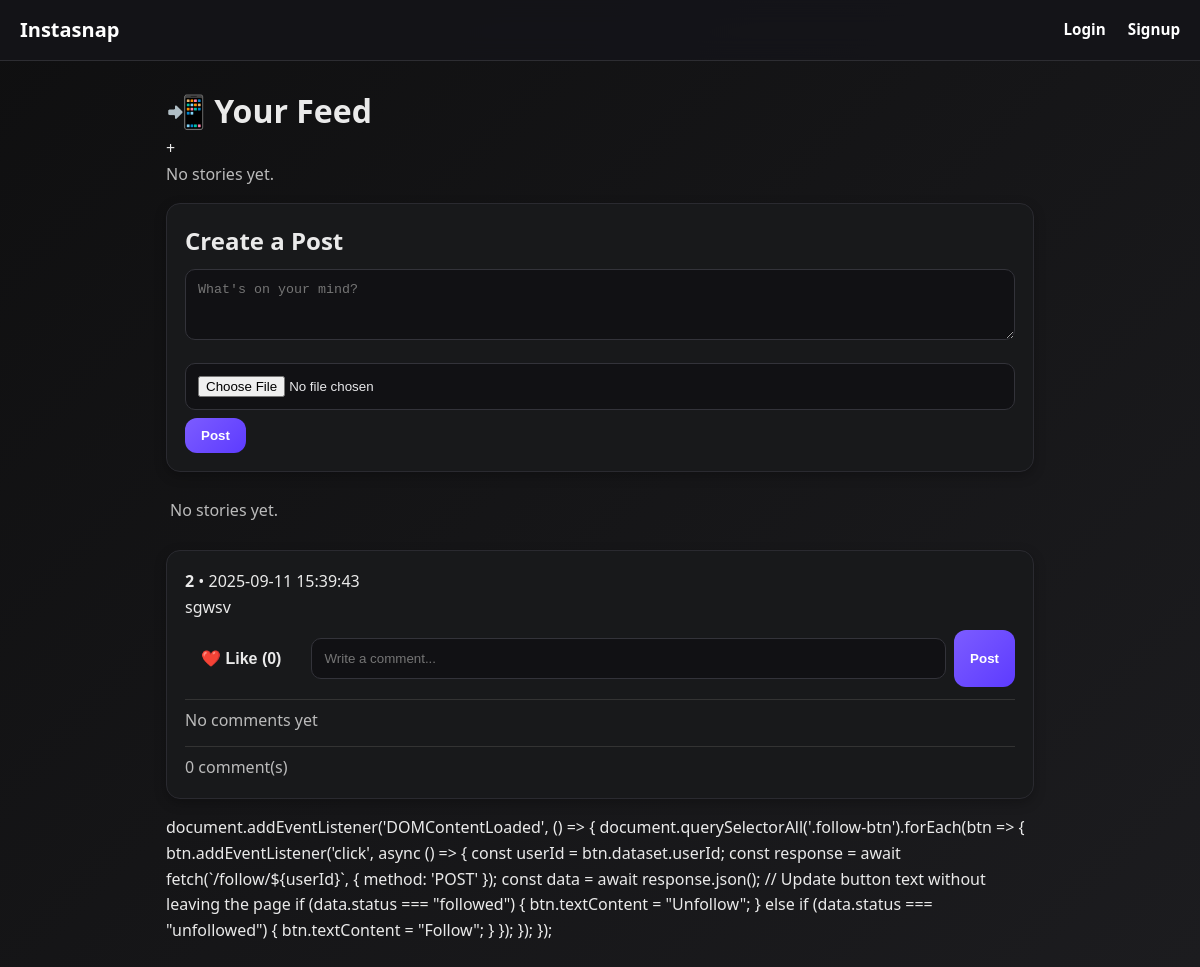
The app's page /u/2 with its own data.
### tables this page shows
CREATE TABLE posts (
            id INTEGER PRIMARY KEY AUTOINCREMENT,
            user_id INTEGER NOT NULL,
            caption TEXT,
            media_url TEXT,
            media_type TEXT CHECK(media_type IN ('image','video')),
            created_at TIMESTAMP DEFAULT CURRENT_TIMESTAMP,
            FOREIGN KEY (user_id) REFERENCES users(id) ON DELETE CASCADE
        );

### app.py (the view)
@app.route("/u/<username>")
def profile(username):
    conn = get_db()
    u = conn.execute(
        "SELECT id, username, avatar_url, bio, created_at FROM users WHERE username=?",
        (username,),
    ).fetchone()
    if not u:
        conn.close()
        return "User not found", 404
    posts = conn.execute("""
        SELECT p.id, p.user_id, p.caption, p.media_url, p.media_type, p.created_at,
               COALESCE(usr.username, 'Anonymous') as username,
               (SELECT COUNT(*) FROM likes WHERE post_id = p.id) as like_count,
               (SELECT COUNT(*) FROM comments WHERE post_id = p.id) as comment_count,
               EXISTS(SELECT 1 FROM likes WHERE post_id = p.id AND user_id = ?) as liked_by_me
        FROM posts p
        JOIN users usr ON usr.id = p.user_id
        WHERE p.user_id = ?
        ORDER BY p.created_at DESC
    """, (session.get("user_id"), u["id"])).fetchall()
    conn.close()
    posts = [dict(r) for r in posts]
    return render_template("feed.html", posts=posts, stories=[], username=username or "Anonymous")

### app.py (called while the page is built)
def get_db():
    conn = sqlite3.connect(DB)
    conn.row_factory = sqlite3.Row
    return conn

### templates/feed.html (shortened to what this page needs)
{% extends "base.html" %} {% block title %}Feed - Instasnap{% endblock %} {%
block content %}
<div class="feed-container">
  <h1 class="page-title">📲 Your Feed</h1>
  <div class="story-bar">
    <div class="story-circle add-story">
      <form
        action="{{ url_for('create_story') }}"
        method="POST"
        enctype="multipart/form-data"
        id="storyForm"
      >
        <label for="storyInput">+</label>
      </form>
    </div>
    {% if stories %}
      {% for story in stories %}
      <div class="story-circle" onclick="openStory('{{ story.media_url }}', '{{ story.media_type }}')">
        <img src="{{ story.avatar_url or '/static/default-avatar.png' }}" alt="{{ story.username }}" />
        <span>{{ story.username }}</span>
      </div>
      {% endfor %}
    {% else %}
      <p class="muted">No stories yet.</p>
    {% endif %}
  </div>
</div>
  <div class="card create-post">
    <h2 class="section-title">Create a Post</h2>
    <form
      action="{{ url_for('feed') }}"
      method="POST"
      enctype="multipart/form-data"
    >
      <textarea
        name="caption"
        rows="3"
        placeholder="What's on your mind?"
        required
        class="input"
      ></textarea>
      <input type="file" name="media" class="input" />
      <button type="submit" class="btn btn-primary">Post</button>
    </form>
  </div>
  <div class="stories">
    {% if stories %} {% for story in stories %}
    <div class="card story">
      <div class="meta">
        <strong>{{ story.username or "Anonymous" }}</strong> • {{
        story.created_at }}
      </div>
      {% if story.media_type == "image" %}
      <img src="{{ story.media_url }}" alt="Story media" class="story-media" />
      {% elif story.media_type == "video" %}
      <video controls class="story-media">
        <source src="{{ story.media_url }}" type="video/mp4" />
        Your browser does not support the video tag.
      </video>
      {% endif %}
    </div>
    {% endfor %} {% else %}
    <p class="muted">No stories yet.</p>
    {% endif %}
  </div>
  <div class="posts">
    {% if posts %} {% for post in posts %}
    <div class="card post" data-post-id="{{ post.id }}">
      <div class="meta">
        <strong>{{ post.username or "Anonymous" }}</strong>
         • {{ post.created_at }}
      </div>
      <div class="content">{{ post.caption }}</div>
      <div class="post-actions">
        <form
          class="like-form"
          action="{{ url_for('toggle_like', post_id=post.id) }}"
          method="POST"
          style="display: inline"
        >
          <button
            type="submit"
            class="like-btn {% if post.liked_by_me %}liked{% endif %}"
          >
            ❤️ Like (<span class="like-count">{{ post.like_count }}</span>)
          </button>
        </form>
        <form
          class="comment-form"
          action="{{ url_for('add_comment', post_id=post.id) }}"
          method="POST"
          style="flex: 1; display: flex; gap: 8px"
        >
          <input
            type="text"
            name="content"
            placeholder="Write a comment..."
            required
          />
          <button type="submit">Post</button>
        </form>
      </div>
      <div class="comments" id="comments-{{ post.id }}">
        {% if post.comments %} {% set comments_to_show = post.comments[:3] %} {%
        for comment in comments_to_show %}
        <div class="comment">
          <strong>{{ comment.username }}</strong>: {{ comment.content }}
        </div>
        {% endfor %} {% if post.comment_count > 3 %}
        <button
          class="btn-show-more"
          onclick="toggleComments({{ post.id }}, this)"
        >
          Show more...
        </button>
        {% endif %} {% else %}
        <p class="muted">No comments yet</p>
        {% endif %}
      </div>
      <div class="comments">
        <p class="muted">
          <span class="comment-count">{{ post.comment_count }}</span> comment(s)
        </p>
      </div>
    </div>
    {% endfor %} {% else %}
    <p class="muted">No posts yet — be the first one to share something!</p>
    {% endif %}
  </div>
  document.addEventListener('DOMContentLoaded', () => {
  document.querySelectorAll('.follow-btn').forEach(btn => {
  btn.addEventListener('click', async () => { const userId = btn.dataset.userId;
  const response = await fetch(`/follow/${userId}`, { method: 'POST' }); const
  data = await response.json(); // Update button text without leaving the page
  if (data.status === "followed") { btn.textContent = "Unfollow"; } else if
  (data.status === "unfollowed") { btn.textContent = "Follow"; } }); }); });
</div>
{% endblock %}

### templates/base.html (style rules this page uses)
* { margin: 0; padding: 0; box-sizing: border-box; }
body { font-family: "Segoe UI", Roboto, system-ui, sans-serif; background: linear-gradient(135deg, #0f0f10, #1c1c1f); color: #eaeaea; line-height: 1.6; }
.muted { color: #bbb; margin-right: 8px; }
.card { background: #18191b; border: 1px solid #2a2a30; border-radius: 14px; padding: 18px; margin: 16px 0; box-shadow: 0 4px 12px rgba(0, 0, 0, 0.25); transition: transform 0.2s, box-shadow 0.2s; }
input, textarea { width: 100%; padding: 12px; border-radius: 10px; border: 1px solid #33333a; background: #111114; color: #e8e8ea; margin: 8px 0; transition: border 0.2s, box-shadow 0.2s; }
button { padding: 10px 16px; border: 0; border-radius: 12px; background: linear-gradient(135deg, #7c5cff, #5d3bff); color: white; cursor: pointer; font-weight: 600; transition: transform 0.2s, box-shadow 0.2s; }
.stories { display: flex; overflow-x: auto; gap: 14px; padding: 10px 4px; scrollbar-width: thin; scrollbar-color: #444 #111; }
.post-actions { display: flex; align-items: center; gap: 14px; margin-top: 10px; }
.like-btn { background: none; border: none; cursor: pointer; color: #eaeaea; font-size: 1rem; }
.comments { margin-top: 12px; border-top: 1px solid #333; padding-top: 8px; }

### records on screen
posts: user "2", created_at "2025-09-11 15:39:43", caption "sgwsv", like_count "0", comment_count "0"
